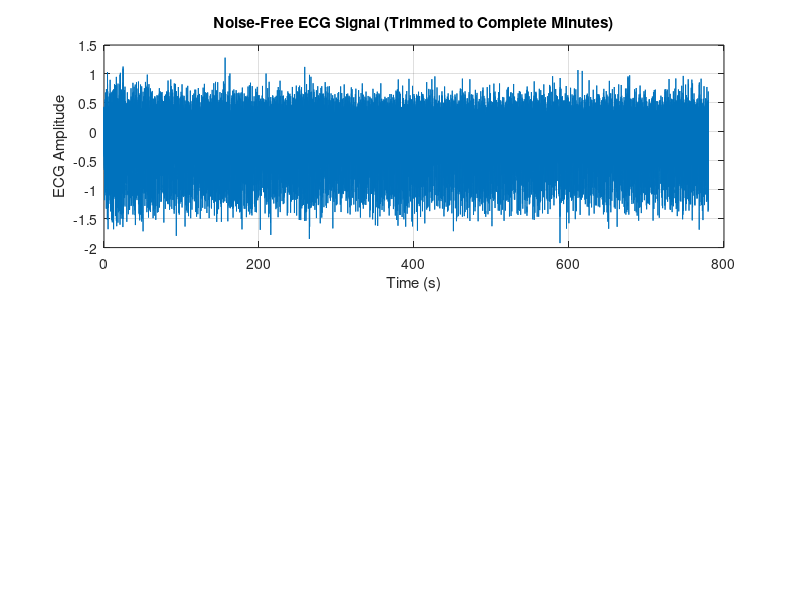

Write MATLAB code to recreate this figure. (Note: this script raises an error after producing the figure.)
% Noisy E2 signal HR detection

% Load and plot the ECG signal
load('E2.mat');
Fs = 128;

% Calculate how many complete minutes of data we want
samples_per_minute = 60 * Fs;
total_complete_minutes = floor(length(E2)/(samples_per_minute));
samples_to_keep = total_complete_minutes * samples_per_minute;

% Trim the signal to exact multiple of minutes
E2_trimmed = E2(1:samples_to_keep);

% Create time vector for trimmed signal
t = (0:length(E2_trimmed)-1)/Fs;

% Figure 1: Plot full trimmed ECG signal
figure;
subplot(2,1,1);
plot(t, E2_trimmed);
xlabel('Time (s)');
ylabel('ECG Amplitude');
title('Noise-Free ECG Signal (Trimmed to Complete Minutes)');
grid on;

% Improved R-peak detection
% First find all R-peaks at once with adaptive threshold
window_duration = 5; % 5 seconds for calculating local statistics
window_samples = window_duration * Fs;
signal_length = length(E2_trimmed);
threshold = zeros(size(E2_trimmed));

% Calculate adaptive threshold
for i = 1:window_samples:signal_length
    window_end = min(i + window_samples - 1, signal_length);
    window_data = E2_trimmed(i:window_end);
    threshold(i:window_end) = mean(window_data) + 1.5*std(window_data);
end

% Find R-peaks using the adaptive threshold
[pks, R_locs] = findpeaks(E2_trimmed, ...
    'MinPeakHeight', mean(threshold), ...
    'MinPeakDistance', 0.25*Fs);  % Minimum 0.5 seconds between peaks

% Calculate BPM values for each minute
total_minutes = total_complete_minutes;
bpmVals = zeros(1, total_minutes);

% Overlay R-peak detection on the ECG plot
subplot(2,1,1);
hold on;
plot(t(R_locs), E2_trimmed(R_locs), 'ro', 'MarkerSize', 8);
title(sprintf('ECG Signal with Detected R-peaks (Total: %d)', length(R_locs)));

for minute = 1:total_minutes
    % Time window for current minute
    start_sample = (minute-1) * 60 * Fs + 1;
    end_sample = minute * 60 * Fs;
    
    % Find R-peaks within this minute
    minute_peaks = R_locs((R_locs >= start_sample) & (R_locs <= end_sample));
    
    % Calculate BPM for this minute
    if length(minute_peaks) > 1
        RR_intervals = diff(minute_peaks) / Fs;  % Convert to seconds
        avg_RR = mean(RR_intervals);
        bpmVals(minute) = 60 / avg_RR;
        
        % Print number of R-peaks detected in this minute
        fprintf('Minute %d: %d R-peaks detected, BPM = %.1f\n', ...
            minute, length(minute_peaks), bpmVals(minute));
    else
        if minute > 1
            bpmVals(minute) = bpmVals(minute-1);
            fprintf('Warning: Less than 2 R-peaks detected in minute %d, using previous value\n', minute);
        else
            bpmVals(minute) = 0;
            fprintf('Warning: Less than 2 R-peaks detected in minute %d\n', minute);
        end
    end
end

% Calculate average BPM
avgBPM = mean(bpmVals);

% Figure 1 (continued): Plot heart rate
subplot(2,1,2);
time_mins = 1:total_minutes;
plot(time_mins, bpmVals, 'b-o', 'LineWidth', 2);
hold on;
plot([1 total_minutes], [avgBPM avgBPM], 'r--', 'LineWidth', 1.5);
grid on;
xlabel('Time (minutes)');
ylabel('Heart Rate (BPM)');
title('Heart Rate Over Time');
legend('Heart Rate', sprintf('Average: %.1f BPM', avgBPM));

% Adjust figure layout
set(gcf, 'Position', [100 100 800 600]);
subplot(2,1,1); box on;
subplot(2,1,2); box on;

% Print summary statistics
fprintf('\nECG Analysis Summary:\n');
fprintf('Total duration: %d complete minutes\n', total_minutes);
fprintf('Total R-peaks detected: %d\n', length(R_locs));
fprintf('Average R-peaks per minute: %.1f\n', length(R_locs)/total_minutes);
fprintf('Average heart rate: %.1f BPM\n', avgBPM);
fprintf('Min heart rate: %.1f BPM\n', min(bpmVals));
fprintf('Max heart rate: %.1f BPM\n', max(bpmVals));

% Add new code for plotting individual minutes
minutes_to_plot = total_minutes;
samples_per_minute = 60 * Fs;

for minute = 1:minutes_to_plot
    % Create a new figure for each minute
    figure;
    
    % Calculate time range for this minute
    start_sample = (minute-1) * samples_per_minute + 1;
    end_sample = minute * samples_per_minute;
    time_range = t(start_sample:end_sample);
    
    % Plot ECG signal for this minute
    plot(time_range, E2_trimmed(start_sample:end_sample), 'b');
    hold on;
    
    % Find and plot R-peaks for this minute
    minute_peaks = R_locs((R_locs >= start_sample) & (R_locs <= end_sample));
    plot(t(minute_peaks), E2_trimmed(minute_peaks), 'ro', 'MarkerSize', 8);
    
    % Add labels and title
    xlabel('Time (s)');
    ylabel('ECG Amplitude');
    title(sprintf('Minute %d - ECG Signal with R-peaks (BPM: %.1f)', ...
        minute, bpmVals(minute)));
    grid on;
    
    % Add text box with statistics for this minute
    stats_text = sprintf('R-peaks detected: %d\nBPM: %.1f', ...
        length(minute_peaks), bpmVals(minute));
    annotation('textbox', [0.7 0.7 0.2 0.2], ...
        'String', stats_text, ...
        'FitBoxToText', 'on', ...
        'BackgroundColor', 'white');
    
    % Set consistent y-axis limits across all minutes
    ylim([min(E2_trimmed) max(E2_trimmed)]);
    
    % Adjust figure size and position
    set(gcf, 'Position', [100 100 800 400]);
end
